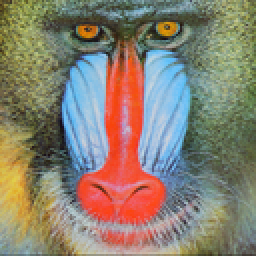
%> input picture assignment3/2/data/baboonColor.png, 128 x 128 px, shrunk from 512 x 512 before the run (shown 2 times larger)
$ octave myMainScript.m   (GNU Octave 9; MATLAB toolbox functions it lacks are replaced by stand-ins)
%> lines starting %> are read from the running program, lines starting %| are printed output that depends on the picture
### assignment3/2/code/myMeanShiftSegmentation.m
%% myMeanShiftSegmentation Code
function [segmented_img,num_iterations] = myMeanShiftSegmentation(img, h_s, h_r, stopping_threshold, bar)
    % ---INPUT---
    % img               - input RGB image(may be downsampled) to be segmented
    % h_s               - spacial bandwidth parameter
    % h_r               - range(color) bandwidth parameter
    % stopping_threshold- value s.t if maximum movement of any pixel is
    %                     less than this value then the algorithm is said to converge
    % bar               - waitbar to display progress

    % ---OUTPUT---
    % segmented_img     - final RGB image with segmented colors
    % num_iterations    - Number of iterations till convergence


    % ---ALGORITHM---

    % Step 1: Make feature vectors
    [n_rows, n_cols, ~] = size(img);
    features = reshape(img, n_rows * n_cols, 3); %colors R,G,B
    [X, Y] = meshgrid(1:n_rows,1:n_cols);
    features(:,4) = reshape(Y, n_rows * n_cols, 1); %row number
    features(:,5) = reshape(X, n_rows * n_cols, 1); %col number

    % Step 3: Define Kernel
    kernel = @(x, y) exp(-sum((x-y).^2, 2));
    dist = @(x, y) sum((x - repmat(y,1)).^2, 2);
    knn = @(x, y, c) find(dist(x, y) < c);

    % Step 4: Mean Shift Algorithm
    num_iterations = 0;
    while num_iterations < 20
        num_iterations = num_iterations + 1;
        waitbar(double(num_iterations)/20, bar, "Running iteration " + int2str(num_iterations));
        err = 0;

        for i=1:n_rows * n_cols
            temp_features = horzcat(features(:,1:3)/h_r , features(:,4:5)/h_s);
            % Step 4.1: knnsearch on feature space to find nearest neighbours to pt i
            indices = knn(temp_features, temp_features(i,:), 1);

            % Step 4.2: Calculate weighted mean
            weights = kernel(temp_features(indices,:), repmat(temp_features(i,:), length(indices), 1));
            weights = weights/sum(weights);
            weights = repmat(weights,1,5);
            mean = sum(features(indices,:) .*  weights);

            % Step 4.3: Calulate the shift
            mean_shift = mean - features(i,:);
            err = max(err, sum(mean_shift.^2));

            % Step 4.4: update the point
            features(i,:) = mean;

        end
        % disp(err);
        if (err <= stopping_threshold)
            break
        end
    end

    % Step 5: Transform Final Features to RGB image
    segmented_img = reshape(features(:,1:3), n_rows, n_cols, 3);
end

### assignment3/2/code/myMainScript.m
%% MyMainScript
tic;
%% Preparing Input parameters
f = waitbar(0,'PreparingInput');
downsample_factor = 0.25;
h_s = 35;
h_r = 35;
stopping_threshold = 0.01;
waitbar(0.01, f, "Running mean-shift-segmentation");

%% Smoothen the image and downsample
img = imread('../data/baboonColor.png');
%> img is the input picture: size 128x128x3 uint8; mean R, G, B 137.5, 128.9, 113.2
img = imgaussfilt(img, 1);
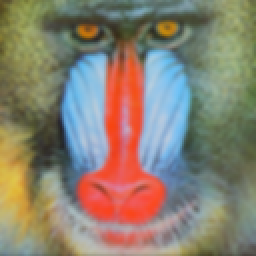
%> img: size 128x128x3 uint8 (shown 2 times larger); mean R, G, B 137.5, 128.9, 113.2; mean of the top-left, top-right, bottom-left and bottom-right quarters 117, 129.7, 133.5, 125.9
img = imresize(img, downsample_factor);
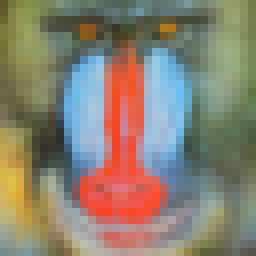
%> img: size 32x32x3 uint8 (shown 8 times larger); mean R, G, B 137.5, 129, 113.2
img = double(img);
%> img: size 32x32x3 double

%% Algorithm
[final_img, num_iterations] = myMeanShiftSegmentation(img, h_s, h_r, stopping_threshold, f);
%> in myMeanShiftSegmentation, `features = reshape(img, n_rows * n_cols, 3);`: features = 1024 rows, first 12: [97 87 43; 97 92 41; 106 104 49; 121 120 61; 124 120 58; 117 114 58; 115 112 57; 119 115 65; 110 106 66; 111 106 67; 103 99 68; 111 102 72]
%> after the loop in myMeanShiftSegmentation, `while num_iterations < 20`: features = 1024 rows, first 8: [116.1 123.4 100.1 15.47 19.8; 116.1 123.4 100.1 15.47 19.8; 116.1 123.4 100.1 15.47 19.8; 116.1 123.4 100.1 15.47 19.8; 116.1 123.4 100.1 15.47 19.8; 116.1 123.4 100.1 15.47 19.8; 116.1 123.4 100.1 15.47 19.8; 116.1 123.4 100.1 15.47 19.8]; num_iterations = 10
%> in myMeanShiftSegmentation, `segmented_img = reshape(features(:,1:3), n_rows, n_cols, 3);`:
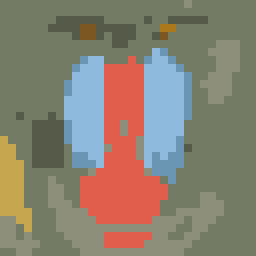
%> segmented_img: size 32x32x3 double (shown 8 times larger); mean R, G, B 137.2, 129.3, 113.2
%> num_iterations = 10
[unique_colors, ~, ~] = unique(reshape(uint8(final_img), [], 3), 'rows');
%> unique_colors = [86 92 73; 106 151 179; 116 123 100; 125 88 35; 142 144 123; 142 187 222; 171 122 28; 199 166 79; 226 95 78]
fprintf('Terminated in %d iterations with %d segments\n', num_iterations, size(unique_colors, 1));
%| Terminated in 10 iterations with 9 segments
delete(f);

%% Plotting all images
h = figure;
subplot(1, 2, 1), imagesc(uint8(img)), title('Original');
daspect([1 1 1]);

subplot(1, 2, 2), imagesc(uint8(final_img)), title('Segmented');
daspect([1 1 1]);
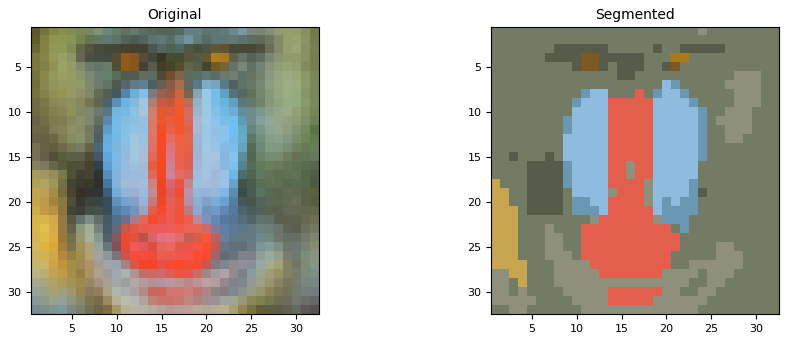
%> figure redrawn from the program's plot data, 2 panels
%% End of script
toc;
